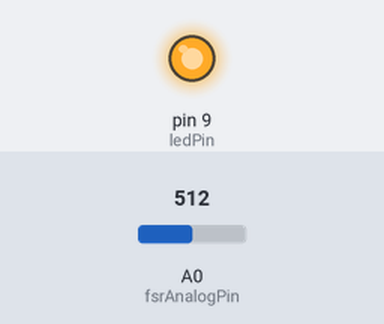
Simulated run of this sketch. Board: Arduino Uno, built with avr-gcc and run on an emulated ATmega328P. Shown: output pins drawn as LEDs (lit = HIGH). Inputs (shaded band) come from the test bench; at power-on: A0 (fsrAnalogPin) = 512. No radio packets arrive unless stated; what the sketch prints to the serial monitor is not drawn.

Above: at 0.1 s.
Timing chart, 0 to 1.6 s (numbered marks = the images above):
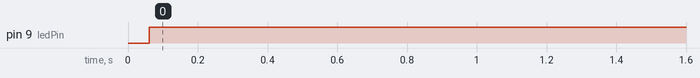

Measured:
- by itself, pin 9 (ledPin): LOW → HIGH at 0.06 s

The sketch:

rf_tx_3.ino
```cpp
#include <VirtualWire.h>
const int ledPin = 9;
char *data;
int fsrAnalogPin = 0;
int fsrReading;
void setup()
{
  Serial.begin(9600);
  pinMode(ledPin,OUTPUT);
  vw_set_ptt_inverted(true);
  vw_set_tx_pin(12);
  vw_setup(4000);
  Serial.println("Ready for Tx");
}

void loop()
{
  data="1";
  fsrReading = analogRead(fsrAnalogPin);
  Serial.println(fsrReading);
  if(fsrReading>70)
  {
  vw_send((uint8_t *)data, strlen(data));
  vw_wait_tx();
  digitalWrite(ledPin,HIGH);
  Serial.println("txed");
  delay(2000);
  }

}
```
